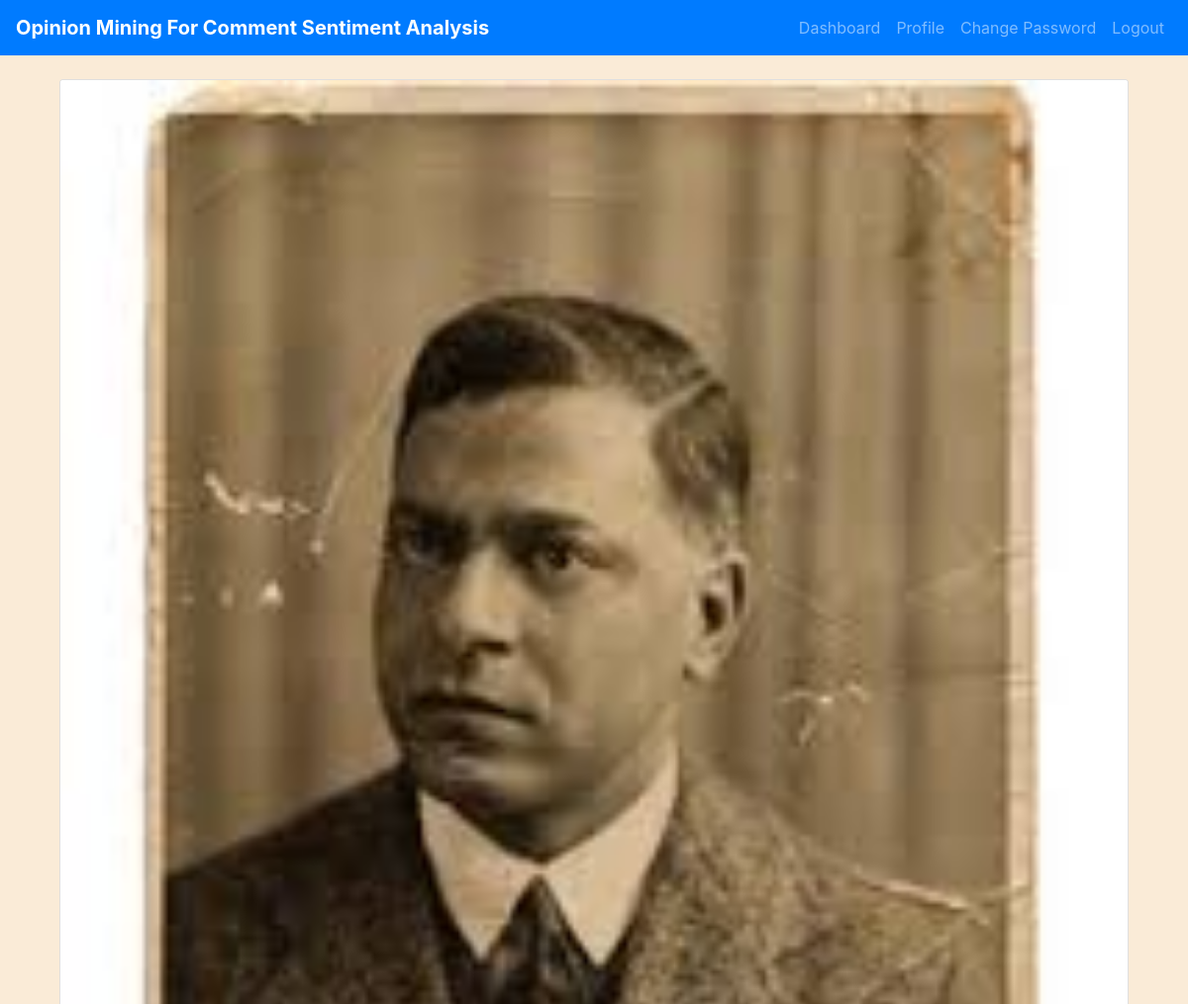
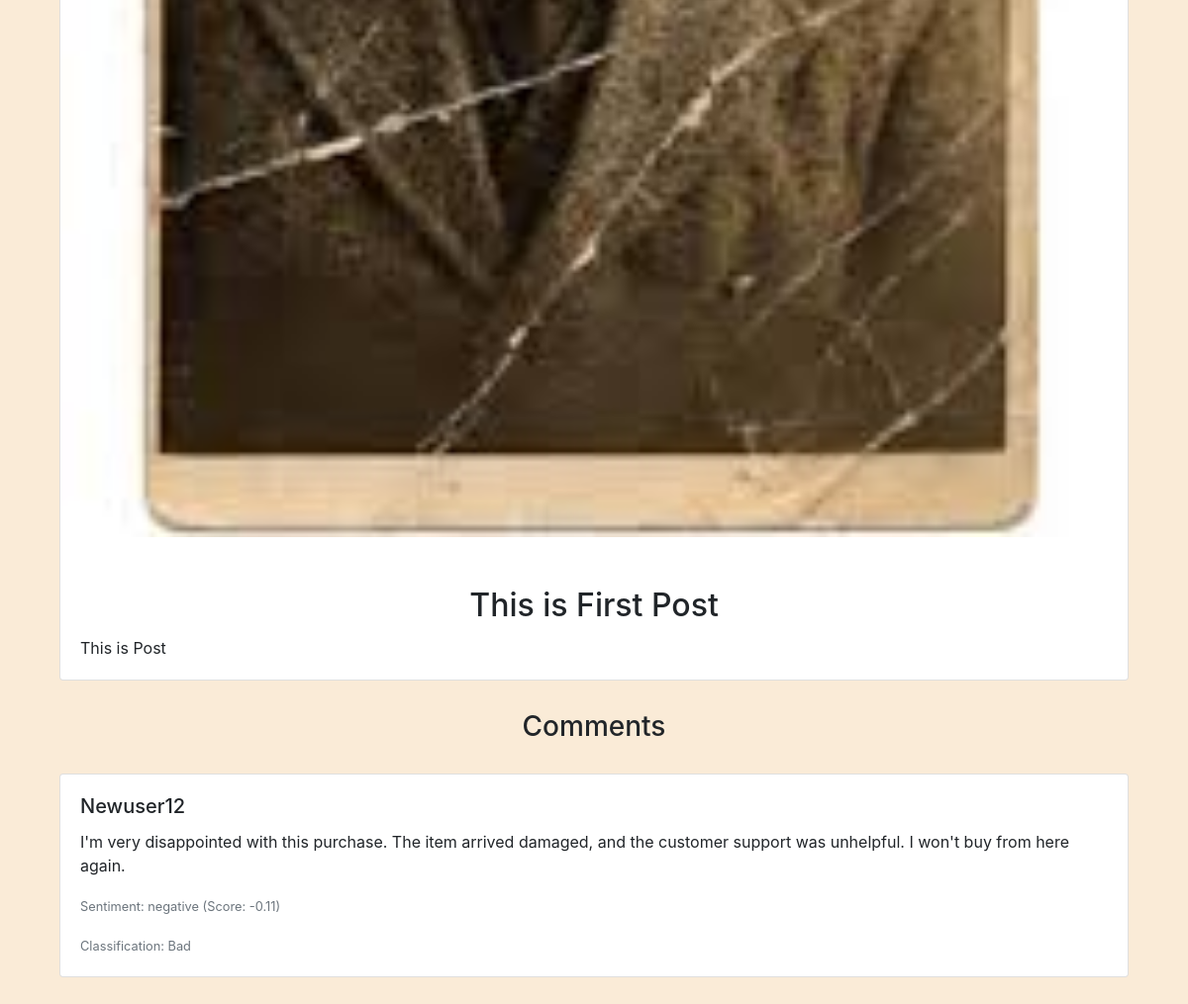
The app's page /view-comments/1/ (signed in) with its own data (2 pictures, top to bottom).
### myapp/models.py (models this page shows, shortened)
class Post(models.Model):
    topic = models.CharField(max_length=255)
    post_date = models.DateTimeField(auto_now_add=True)
    post_picture = models.ImageField(upload_to='post_pictures/', blank=True, null=True)
    post_content = models.TextField(default='New Post')

class Comments(models.Model):
    user = models.ForeignKey(User, on_delete=models.CASCADE)
    post = models.ForeignKey(Post, on_delete=models.CASCADE)
    comment_text = models.TextField()
    comment_date = models.DateTimeField(auto_now_add=True)
    sentiment_score = models.DecimalField(max_digits=5, decimal_places=2, blank=True, null=True)
    sentiment_label = models.CharField(max_length=20, blank=True, null=True)

### myapp/views.py (the view)
# urls.py: path('view-comments/<int:post_id>/', views.view_comments, name='view_comments'),
@login_required
def view_comments(request, post_id):
    post = get_object_or_404(Post, id=post_id)
    comments = Comments.objects.filter(post=post)
    return render(request, 'view_comments.html', {'post': post, 'comments': comments})

### templates/view_comments.html (shortened to what this page needs)
{% extends "base.html" %}
{% block content %}
    <div class="container mt-4">
        <div class="card">
            {% if post.post_picture %}
                <img class="card-img-top" src="{{ post.post_picture.url }}" alt="Post image">
            {% endif %}
            <div class="card-body">
                <h2 class="card-title">{{ post.topic }}</h2>
                <p class="card-text">{{ post.post_content }}</p>
            </div>
        </div>
        <div class="mt-4">
            <h3>Comments</h3>
            {% for comment in comments %}
                <div class="card mb-3">
                    <div class="card-body">
                        <h5 class="card-title">{{ comment.user.username }}</h5>
                        <p class="card-text">{{ comment.comment_text }}</p>
                        <p class="card-text">
                            <small class="text-muted">Sentiment: {{ comment.sentiment_label }} (Score: {{ comment.sentiment_score }})</small>
                        </p>
                        <p class="card-text">
                            <small class="text-muted">
                                Classification:
                                {% if comment.sentiment_label == 'positive' and comment.sentiment_score >= 0.75 %}
                                    Good
                                {% elif comment.sentiment_label == 'negative' and comment.sentiment_score <= -0.75 %}
                                    Worst
                                {% elif comment.sentiment_label == 'negative' %}
                                    Bad
                                {% else %}
                                    Neutral
                                {% endif %}
                            </small>
                        </p>
                    </div>
                </div>
            {% endfor %}
        </div>
    </div>
{% endblock %}

### templates/base.html (style rules this page uses)
body { background-color: antiquewhite; }
h1,h2,h3,h4 { margin: 30px; text-align: center; }

### records on screen
Post: post_picture (picture), topic "This is First Post", post_content "This is Post"
Comments: user.username "Newuser12", comment_text "I'm very disappointed with this purchase. The item arrived damaged, and the customer support was unhelpful. I won't buy from here again.", sentiment_label "negative", sentiment_score "-0.11", shows "Bad"
